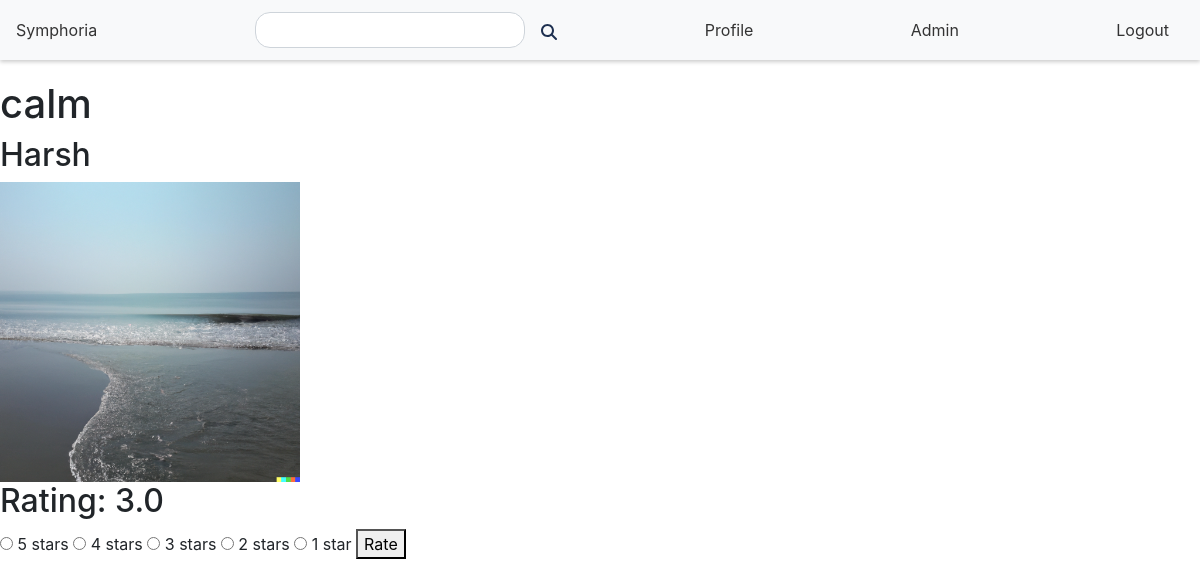
The page /song/1/rate (signed in) on the database its author committed.
### models.py (models this page shows, shortened)
class Song(db.Model):
    id = db.Column(db.Integer, primary_key=True)
    name = db.Column(db.String(255), nullable=False)
    lyrics = db.Column(db.Text)
    release_date = db.Column(db.Date)
    genre = db.Column(db.String(64))
    flag = db.Column(db.Boolean, default=False)
    thumbnail = db.Column(db.String(255), nullable=False, unique=True)
    music_src = db.Column(db.String(255), nullable=False, unique=True)
    artist_id = db.Column(db.Integer, db.ForeignKey('user.id'), nullable=False)

class User(db.Model):
    id = db.Column(db.Integer, primary_key=True)
    username = db.Column(db.String(32), unique=True, nullable=False)
    passhash = db.Column(db.String(512), nullable=False)
    name = db.Column(db.String(64), nullable=False)
    role = db.Column(db.String(20), nullable=False)
    blacklist = db.Column(db.Boolean, default=False)
    albums = db.relationship('Album', backref='artist', lazy=True)
    songs = db.relationship('Song', backref='artist', lazy=True)
    playlists = db.relationship('Playlist', backref='user', lazy=True)
    admins = db.relationship('Admin', backref='user', lazy=True)
    @property
    def password(self):
        raise AttributeError('Password is not a readable attribute')

class Rating(db.Model):
    user_id = db.Column(db.Integer, primary_key=True)
    song_id = db.Column(db.Integer, primary_key=True)
    rating_value = db.Column(db.Float, default=0.0)

### routes.py (the view)
@app.route('/song/<song_id>/rate', methods=['GET','POST'])
@is_blacklist
def rate_song(song_id):
    if 'user_id' not in session:
        flash('Please log in', 'info')
        return redirect(url_for('login'))
    else:
        if request.method == 'POST':
            new_rating = request.form.get('rating')
            song = Song.query.filter_by(id=song_id).first()
            user = User.query.filter_by(id=session['user_id']).first()
            if Rating.query.filter_by(song_id=song_id, user_id=session['user_id']).first() is not None:
                old_rating = Rating.query.filter_by(song_id=song_id, user_id=session['user_id']).first()
                old_rating.rating_value = new_rating
                db.session.commit()
                flash('Song rated', 'info')
                return redirect(url_for('song_view', song_id=song_id, Admin=Admin))
            rating = Rating(song_id=song.id, user_id=user.id, rating_value=new_rating)
            db.session.add(rating)
            db.session.commit()
            flash('Song rated', 'info')
            return redirect(url_for('song_view', song_id=song_id, Admin=Admin))
        else:
            song = Song.query.filter_by(id=song_id).first()
            rating = Rating.query.filter_by(song_id=song_id, user_id=session['user_id']).first()
            return render_template('rate_song.html', song=song, rating=rating, Admin=Admin)

### routes.py (called while the page is built)
def is_blacklist(f):
    @wraps(f)
    def decorated_function(*args, **kwargs):
        if 'user_id' in session:
            user = User.query.filter_by(id=session['user_id']).first()
            if user and user.blacklist:
                flash('You are blacklisted', 'info')
                return redirect(url_for('logout'))
        return f(*args, **kwargs)
    return decorated_function

### templates/rate_song.html (shortened to what this page needs)
{% extends 'layout.html' %}
{% block content %}
        <nav class="navbar">
        <a href="/">Symphoria</a>
        <form action="/search" method="POST">
            {% if session['search'] %}
                <input type="text" name="search" value="{{ session['search'] }}">
            {% else %}
                <input type="text" name="search" value="">
            {% endif %}
            <button type="submit"><img src="static/magnifying-glass-solid.svg" alt=""></button>
        </form>
        <a href="/profile">Profile</a>
        {% if Admin.query.filter_by(id=session['user_id']).first() %}
            <a href="/admin">Admin</a>
        {% endif %}
        <a href="/logout">Logout</a>
    </nav>
    <div class="info">
        <h1>{{ song.name }}</h1>
        <h2>{{ song.artist.name }}</h2>
        <img src="{{ url_for('static', filename='uploads/song_thumbnails/' + song.thumbnail) }}" alt="">
        {% if rating %}
            <h2>Rating: {{ rating.rating_value }}</h2>
        {% endif %}
        <form action="/song/{{ song.id }}/rate" method="POST">
            <input type="radio" id="star5" name="rating" value="5" />
            <label for="star5" title="5 stars">5 stars</label>
            <input type="radio" id="star4" name="rating" value="4" />
            <label for="star4" title="4 stars">4 stars</label>
            <input type="radio" id="star3" name="rating" value="3" />
            <label for="star3" title="3 stars">3 stars</label>
            <input type="radio" id="star2" name="rating" value="2" />
            <label for="star2" title="2 stars">2 stars</label>
            <input type="radio" id="star1" name="rating" value="1" />
            <label for="star1" title="1 star">1 star</label>
            <button type="submit">Rate</button>
        </form>
    </div>
{% endblock %}

### templates/layout.html (style rules this page uses)
.navbar { display: flex; justify-content: space-between; align-items: center; background-color: #f8f9fa; padding: 10px 20px; box-shadow: 0 2px 4px 0 rgba(0,0,0,0.2); height: 60px; }
.navbar a { text-decoration: none; color: #333; margin-right: 15px; }
.navbar form { display: flex; align-items: center; }
.navbar form input[type="text"] { border-radius: 15px; border: 1px solid #ced4da; padding: 5px 10px; margin-right: 10px; }
.navbar form button { background: none; border: none; }
.navbar form button img { width: 100%; height: auto; }
.info { display: flex; flex-direction: column; justify-content: space-around; margin-top: 20px; margin-bottom: 20px; width: 80%; height: 100%; }

### rows shown on the page
Song: name "calm", thumbnail (picture)
User: artist.name "Harsh"
Rating: rating_value "3.0"
